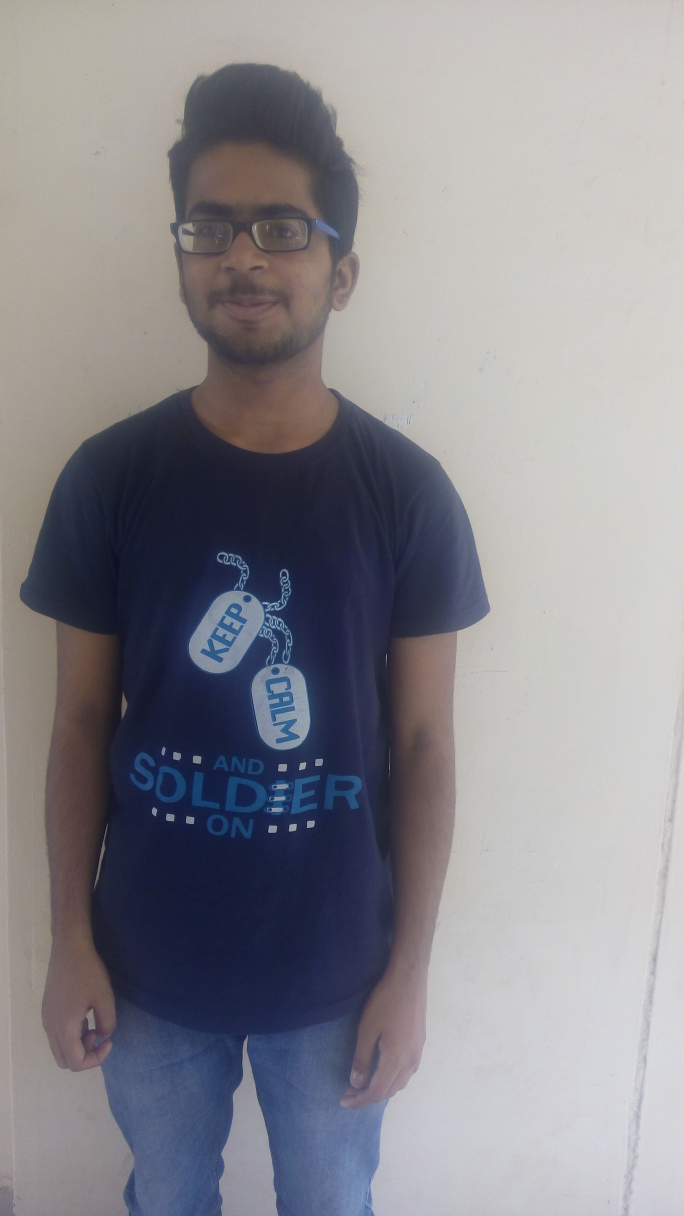
#> input picture image1.jpg, 2736 x 4864 px (shown at 1/4 size)
$ python LOG_image1.py ../image1.jpg   (older library calls are emulated)
#> lines starting #> are read from the running program, lines starting #| are printed output that depends on the picture; after the words box and inside, x2 and y2 are one past the last pixel; in counts of white or black regions, pixels touching at a corner belong together
import numpy as np
import cv2

import imutils
import sys
from scipy.misc import imread
from scipy import signal

image2 = cv2.imread(sys.argv[1], )
#> image2 is the input picture: shape (4864, 2736, 3); mean B, G, R 142.2, 136.4, 137.4
image2 = imutils.resize(image2, height=500)
#> image2: shape (500, 281, 3)
cv2.imshow('image', image2)
cv2.waitKey(0)
image1 = cv2.cvtColor(image2, cv2.COLOR_BGR2GRAY)
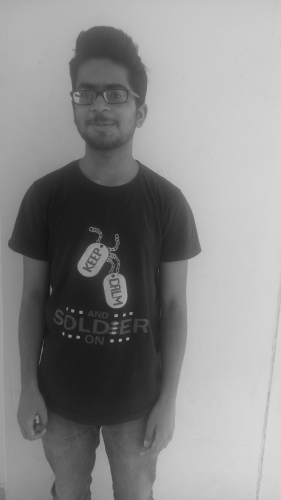
#> image1: shape (500, 281); min 17, max 217, mean 137.4
image = imutils.resize(image1, height=500)
cv2.imshow('gdh', image)
cv2.waitKey(0)
gaussian = np.ones((5, 5), np.float32) / 25
laplacian = np.array([[-1, -1, -1], [-1, 8, -1], [-1, -1, -1]])
dst = cv2.filter2D(image, -1, gaussian)
cv2.imshow('dsd', dst)
cv2.waitKey(0)
dst1 = cv2.filter2D(dst, -1, laplacian)
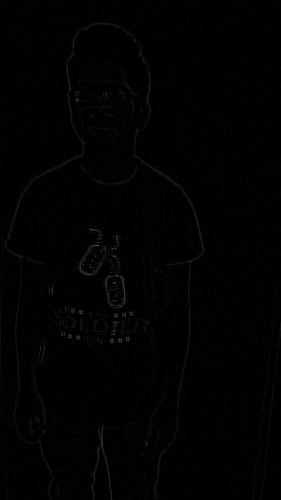
#> dst1: shape (500, 281); min 0, max 82, mean 1.6
cv2.imshow('jh', dst1)
cv2.waitKey(0)
# invert image
dst1 = (255 - dst1)
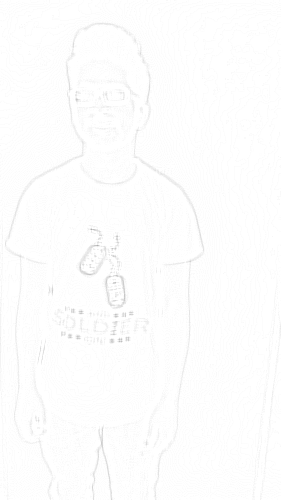
#> dst1: shape (500, 281); min 173, max 255, mean 253.4
cv2.imshow('dhgf', dst1)
cv2.waitKey(0)
th2 = cv2.filter2D(dst1, -1, gaussian)
th3 = cv2.adaptiveThreshold(th2, 255, cv2.ADAPTIVE_THRESH_GAUSSIAN_C,
                            cv2.THRESH_BINARY, 15, 2)
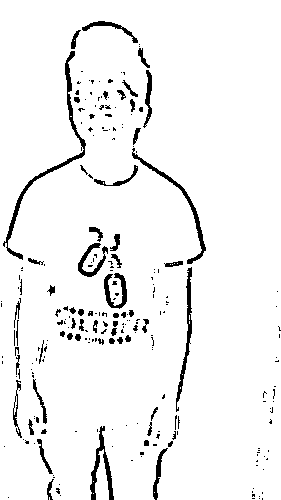
#> th3: shape (500, 281); 94.8% white; 238 black regions (176 under 20 px)
cv2.imshow('wind', th3)
cv2.waitKey(0)
res1 = cv2.bitwise_and(image2, image2, mask=th3)
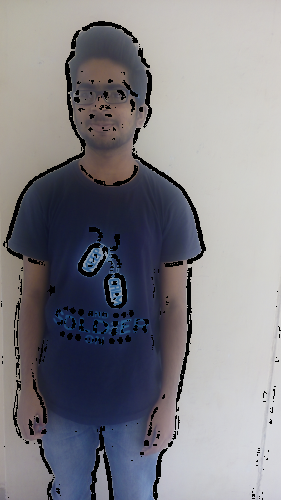
#> res1: shape (500, 281, 3); mean B, G, R 134.9, 129.3, 130.3
cv2.imwrite('processed_img.jpeg', res1)
cv2.imshow('wine', res1)
cv2.waitKey(0)
_, th4, _ = cv2.findContours(th3, cv2.RETR_TREE, cv2.CHAIN_APPROX_SIMPLE)
#> th4 = 290 contours, 204 with area under 20; largest, box (x1, y1, x2, y2) and area: (0, 0, 281, 500) 138292, (2, 50, 87, 261) 1220, (131, 151, 207, 265) 715, (175, 266, 193, 413) 676, (103, 272, 128, 310) 438
cv2.drawContours(image2, th4, -1, 255, 2)
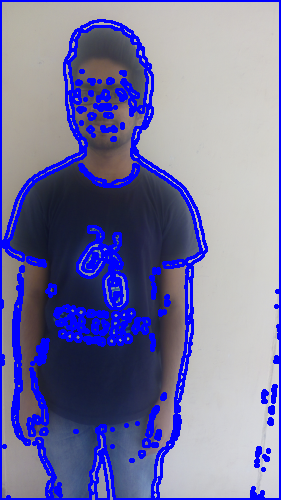
#> image2: shape (500, 281, 3); mean B, G, R 161.5, 117.2, 118.1
cv2.imshow('window', image2)
cv2.waitKey(0)
output = cv2.connectedComponentsWithStats(th3, 4, cv2.CV_32S)
# Get the results
# The first cell is the number of labels
num_labels = output[0]
#> num_labels = 21
# The second cell is the label matrix
labels = output[1]
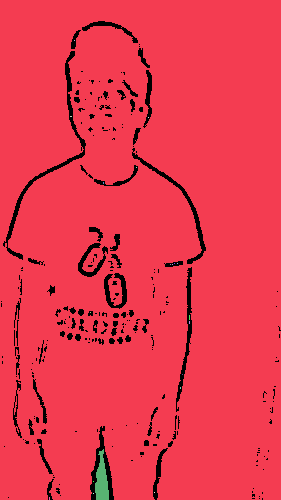
#> labels: shape (500, 281) int32; 21 distinct labels, from 0 to 20; one colour per label, 0 black
# The third cell is the stat matrix
stats = output[2]
#> stats = 21 rows, first 6: [1, 21, 280, 479, 7334], [0, 0, 281, 500, 132680], [74, 40, 1, 1, 1], [70, 116, 2, 1, 2], [148, 117, 1, 1, 1], [136, 167, 1, 1, 1]
# The fourth cell is the centroid matrix
centroids = output[3]
#> centroids = 21 rows, first 8: [107.3, 272], [141.9, 247.4], [74, 40], [70.5, 116], [148, 117], [136, 167], [103, 182.5], [174, 263]
print(num_labels)
#| 21
print(labels)
#> (printed output is left out)
print(stats)
#| [[     1     21    280    479   7334]
#|  [     0      0    281    500 132680]
#|  [    74     40      1      1      1]
#|  [    70    116      2      1      2]
#|  [   148    117      1      1      1]
#|  [   136    167      1      1      1]
#|  [   103    182      1      2      2]
#|  [   174    263      1      1      1]
#|  [   177    263      1      1      1]
#|  [   170    264      1      1      1]
#|  [   172    264      1      1      1]
#|  [    90    312      1      1      1]
#> (further printed lines are left out)
print(centroids)
#> (printed output is left out)
# (_,cnts, _) = cv2.findContours(th3.copy(), cv2.RETR_TREE, cv2.CHAIN_APPROX_NONE)
# cv2.drawContours(image2, cnts, -1, 255, 2)
# cv2.imshow('win4',image2)
# cv2.waitKey(0)
